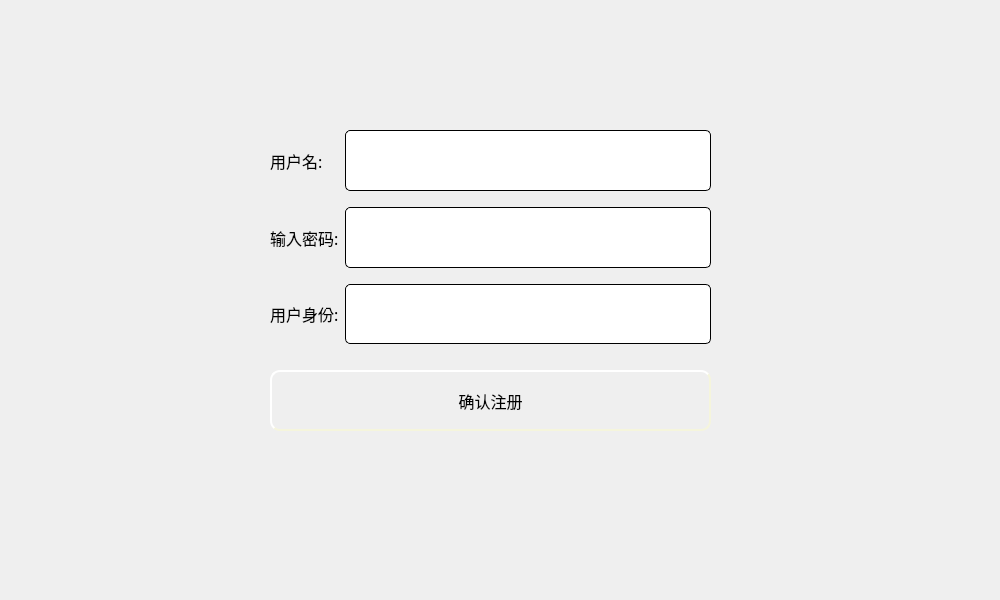
<?xml version="1.0" encoding="UTF-8"?>
<ui version="4.0">
 <class>CreatUser</class>
 <widget class="QWidget" name="CreatUser">
  <property name="geometry">
   <rect>
    <x>0</x>
    <y>0</y>
    <width>1000</width>
    <height>600</height>
   </rect>
  </property>
  <property name="windowTitle">
   <string>Form</string>
  </property>
  <property name="styleSheet">
   <string notr="true">QWidget#CreatUser{
	background-image: url(:/image/main.jpg);
}
</string>
  </property>
  <widget class="QWidget" name="widget" native="true">
   <property name="geometry">
    <rect>
     <x>270</x>
     <y>130</y>
     <width>441</width>
     <height>301</height>
    </rect>
   </property>
   <layout class="QGridLayout" name="gridLayout_2">
    <item row="0" column="0">
     <layout class="QGridLayout" name="gridLayout">
      <item row="4" column="0">
       <widget class="QLabel" name="label_2">
        <property name="font">
         <font>
          <family>微软雅黑</family>
          <pointsize>12</pointsize>
         </font>
        </property>
        <property name="text">
         <string>用户身份:</string>
        </property>
       </widget>
      </item>
      <item row="0" column="0">
       <widget class="QLabel" name="label">
        <property name="font">
         <font>
          <family>微软雅黑</family>
          <pointsize>12</pointsize>
         </font>
        </property>
        <property name="text">
         <string>用户名:</string>
        </property>
       </widget>
      </item>
      <item row="0" column="1">
       <widget class="QLineEdit" name="le_user">
        <property name="sizePolicy">
         <sizepolicy hsizetype="Expanding" vsizetype="Preferred">
          <horstretch>0</horstretch>
          <verstretch>0</verstretch>
         </sizepolicy>
        </property>
        <property name="font">
         <font>
          <family>微软雅黑</family>
          <pointsize>12</pointsize>
         </font>
        </property>
        <property name="styleSheet">
         <string notr="true">QLineEdit{
    border-style: outset;
    border-width: 1px;
    border-radius: 5px;

    min-width: 5em;
    padding: 6px;
}</string>
        </property>
        <property name="text">
         <string/>
        </property>
       </widget>
      </item>
      <item row="2" column="0">
       <widget class="QLabel" name="label_3">
        <property name="font">
         <font>
          <family>微软雅黑</family>
          <pointsize>12</pointsize>
         </font>
        </property>
        <property name="text">
         <string>输入密码:</string>
        </property>
       </widget>
      </item>
      <item row="2" column="1">
       <widget class="QLineEdit" name="le_pswd">
        <property name="sizePolicy">
         <sizepolicy hsizetype="Expanding" vsizetype="Preferred">
          <horstretch>0</horstretch>
          <verstretch>0</verstretch>
         </sizepolicy>
        </property>
        <property name="font">
         <font>
          <family>微软雅黑</family>
          <pointsize>12</pointsize>
         </font>
        </property>
        <property name="styleSheet">
         <string notr="true">QLineEdit{
    border-style: outset;
    border-width: 1px;
    border-radius: 5px;

    min-width: 5em;
    padding: 6px;
}</string>
        </property>
       </widget>
      </item>
      <item row="4" column="1">
       <widget class="QLineEdit" name="le_type">
        <property name="sizePolicy">
         <sizepolicy hsizetype="Expanding" vsizetype="Preferred">
          <horstretch>0</horstretch>
          <verstretch>0</verstretch>
         </sizepolicy>
        </property>
        <property name="font">
         <font>
          <family>微软雅黑</family>
          <pointsize>12</pointsize>
         </font>
        </property>
        <property name="styleSheet">
         <string notr="true">QLineEdit{
    border-style: outset;
    border-width: 1px;
    border-radius: 5px;

    min-width: 5em;
    padding: 6px;
}</string>
        </property>
       </widget>
      </item>
      <item row="6" column="0" colspan="2">
       <widget class="QPushButton" name="pb_ok">
        <property name="sizePolicy">
         <sizepolicy hsizetype="Expanding" vsizetype="Preferred">
          <horstretch>0</horstretch>
          <verstretch>0</verstretch>
         </sizepolicy>
        </property>
        <property name="font">
         <font>
          <family>微软雅黑</family>
          <pointsize>12</pointsize>
         </font>
        </property>
        <property name="styleSheet">
         <string notr="true">QPushButton{
	background-image: url(:/ico/pb1.jpg);
    border-style: outset;
    border-width: 2px;
    border-radius: 10px;
    border-color: beige;
    min-width: 5em;
    padding: 6px;
}
QPushButton:hover
{
	
	background-image: url(:/ico/pb.jpg);
    border-style: inset;
}

QPushButton:pressed{
	
	background-image: url(:/ico/pb2.jpg);
    border-style: inset;
}


</string>
        </property>
        <property name="text">
         <string>确认注册</string>
        </property>
       </widget>
      </item>
      <item row="3" column="1">
       <spacer name="verticalSpacer_2">
        <property name="orientation">
         <enum>Qt::Vertical</enum>
        </property>
        <property name="sizeType">
         <enum>QSizePolicy::Fixed</enum>
        </property>
        <property name="sizeHint" stdset="0">
         <size>
          <width>20</width>
          <height>10</height>
         </size>
        </property>
       </spacer>
      </item>
      <item row="1" column="1">
       <spacer name="verticalSpacer">
        <property name="orientation">
         <enum>Qt::Vertical</enum>
        </property>
        <property name="sizeType">
         <enum>QSizePolicy::Fixed</enum>
        </property>
        <property name="sizeHint" stdset="0">
         <size>
          <width>20</width>
          <height>10</height>
         </size>
        </property>
       </spacer>
      </item>
      <item row="5" column="1">
       <spacer name="verticalSpacer_3">
        <property name="orientation">
         <enum>Qt::Vertical</enum>
        </property>
        <property name="sizeType">
         <enum>QSizePolicy::Fixed</enum>
        </property>
        <property name="sizeHint" stdset="0">
         <size>
          <width>20</width>
          <height>20</height>
         </size>
        </property>
       </spacer>
      </item>
     </layout>
    </item>
   </layout>
  </widget>
 </widget>
 <resources/>
 <connections/>
</ui>
